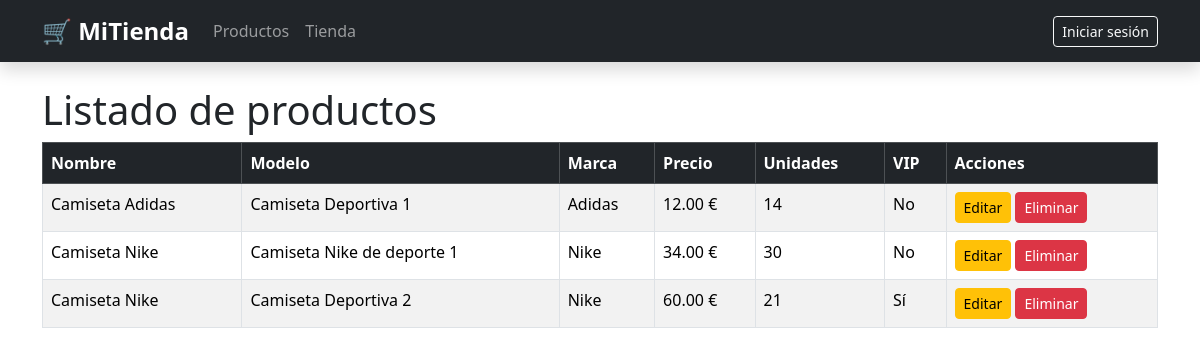
Screenshot of /tienda/listadoProductos/ with the database file from the repository.
### tienda/models.py (models this page shows, shortened)
class Producto(models.Model):
    nombre = models.CharField(max_length=100, blank = False, null=True )
    modelo = models.CharField(max_length=100, blank = False, null=True )
    unidades = models.IntegerField( blank = False)
    precio = models.DecimalField(max_digits=10, decimal_places=2, default=0.00)
    vip = models.BooleanField(default= False)
    marca = models.ForeignKey("Marca",on_delete=models.CASCADE)

class Marca(models.Model):
    nombre = models.CharField(max_length=100, blank = False, null=True )

### tienda/views.py (the view)
# urls.py: path("listadoProductos/",views.ListadoProductos.as_view(), name = 'listadoProductos'),
class ListadoProductos(ListView):
    model = Producto
    template_name = 'tienda/listadoProductos.html'
    context_object_name = 'productos'

### tienda/templates/tienda/listadoProductos.html (shortened to what this page needs)
{% extends 'tienda/base.html' %}
{% block content %}
<h1>Listado de productos</h1>
<table class="table table-bordered table-striped">
    <thead class="table-dark">
        <tr>
            <th>Nombre</th>
            <th>Modelo</th>
            <th>Marca</th>
            <th>Precio</th>
            <th>Unidades</th>
            <th>VIP</th>
            <th>Acciones</th>
        </tr>
    </thead>
    <tbody>
        {% for producto in productos %}
        <tr>
            <td>{{ producto.nombre }}</td>
            <td>{{ producto.modelo }}</td>
            <td>{{ producto.marca.nombre }}</td>
            <td>{{ producto.precio }} €</td>
            <td>{{ producto.unidades }}</td>
            <td>{% if producto.vip %}Sí{% else %}No{% endif %}</td>
            <td>
                <a class="btn btn-sm btn-warning" href="{% url 'producto_editar' producto.id %}">Editar</a>
                <a class="btn btn-sm btn-danger" href="{% url 'producto_eliminar' producto.id %}">Eliminar</a>
            </td>
        </tr>
        {% endfor %}
    </tbody>
</table>
{% endblock %}

### rows the page displays
Producto: nombre "Camiseta Adidas", modelo "Camiseta Deportiva 1", marca.nombre "Adidas", precio "12.00", unidades "14", vip "No"
Producto: nombre "Camiseta Nike", modelo "Camiseta Nike de deporte 1", marca.nombre "Nike", precio "34.00", unidades "30", vip "No"
Producto: nombre "Camiseta Nike", modelo "Camiseta Deportiva 2", marca.nombre "Nike", precio "60.00", unidades "21", vip "Sí"
